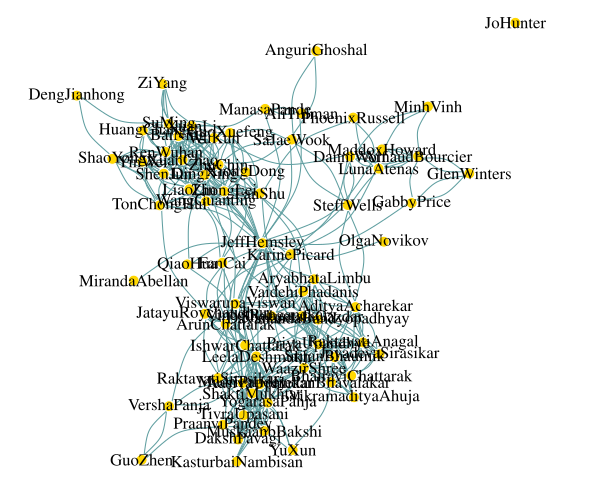

R code for this plot:
########################################################
#
# Author: DeAndre Thomas
# Purpose: Week 8 Lab
#
# "Class Social Network Data (Structure and Cleaning)"
#
# uses LINKS-421-719Network.csv
#      NODES-421-719Network.csv
#
########################################################
library(igraph)

link.data<- read.csv("C:\\Users\\deand\\OneDrive\\Documents\\SyrU ADS\\IST719\\Lab 8\\links-421-719network.csv"
                     , header = TRUE
                     , stringsAsFactors = FALSE)
                  

node.data<- read.csv("C:\\Users\\deand\\OneDrive\\Documents\\SyrU ADS\\IST719\\Lab 8\\nodes-421-719network.csv"
                     , header = TRUE
                     , stringsAsFactors = FALSE)

View(node.data)
View(link.data)
dim(node.data)

colnames(link.data)
colnames(link.data)<- gsub("\\.", "", colnames(link.data))
link.data$X<- gsub(" |-", "", link.data$X)

cbind(link.data$X, colnames(link.data)[-1])

node.data$Name<- gsub(" |-", "", node.data$Name)
cbind(node.data$Name, link.data$X)

M<- as.matrix(link.data[ , -1])
M

rownames(M)<- colnames(M)
dim(M)

any(is.na(M))
M[is.na(M)]<- 0
M[M > 1]

g<- graph_from_adjacency_matrix(M)

##########################################################
#
# The graph object and first plot
#
##########################################################

g # attri: name(v/c) vertices, characters

vcount(g)
ecount(g)

plot.igraph(g) #social network plot (overplotting is present)

g<- simplify(g)
par(mar = c (0,0,0,0))
plot.igraph(g, edge.arrow.size = 0, edge.arrow.width = 0)

E(g)$arrow.size<- 0
E(g)$arrow.width<- 0

plot.igraph(g)
g

V(g)$color<- "gold"
V(g)$frame.color<- "white"
V(g)$label.color<- "black"
V(g)$size<- 5
E(g)$color<- "cadetblue"

plot.igraph(g)
?igraph.plotting()

E(g)$curved<- .4
plot.igraph(g)

#####################################################
#
# Visualizing Centrality and Centrality Measurement
#
##################################################

par(mar = c(3,10,1,1))
degree(g) #counts number of networks a node has
plot(degree(g)) #Distribution of degree
barplot(degree(g))
barplot(sort(degree(g)), horiz = T, las = 2)

V(g)$degree<- degree(g)
V(g)$deg.out<- degree(g, mode = "out")
V(g)$deg.in<- degree(g, mode = "in")

barplot(V(g)$deg.out,names.arg = V(g)$name
        , horiz = T, las = 2
        , main = "Most Friendly")

barplot(V(g)$deg.in,names.arg = V(g)$name
        , horiz = T, las = 2
        , main = "Most Centralized")

#g.bak<- g
#g<- as.undirected(g)
#g<- g.bak

V(g)$close<- closeness(g, normalized = T, mode = "all")
V(g)$bet<- betweenness(g, directed = FALSE)

library(plotrix)
my.palette<- colorRampPalette(
  c("steelblue1", "violet", "tomato", "red"))

V(g)$color<- rev(
  my.palette(200))[round(1 + rescale(V(g)$close, c(1, 199)), 0)]

V(g)$size<- 2 + rescale(V(g)$degree, c(0,13))
V(g)$label.cex<- .7 + rescale(V(g)$bet, c(0,1.25))

plot.igraph(g)

##################################################################
#
# Visualizing Social Network Structures
#
##################################################################


cbind(V(g)$name, node.data$Name)

V(g)$class<- node.data$Class
V(g)$color<- node.data$Country
V(g)$year<- node.data$year

g<- delete_vertices(g, "JoHunter")


V(g)$shape<- "circle"
V(g)$shape[V(g)$class == "wednesday"] <- "square"
V(g)$shape[V(g)$class == "Both"] <- "rectangle"

V(g)$color<- "gold"
V(g)$color[V(g)$Country == "India"] <- "springgreen4"
V(g)$color[V(g)$Country == "China"] <- "red"
V(g)$color[V(g)$Class == "both"] <- "purple"

V(g)$label.color<- "blue"
V(g)$label.color[V(g)$year == 1]<- "black"

plot.igraph(g)

fc<- cluster_fast_greedy(as.undirected(g)) #creating clusters
print(modularity(fc))

membership(fc)
V(g)$cluster<- membership(fc)
length(fc)
sizes(fc)

par(mar = c(0,0,0,0))
plot_dendrogram(fc, palette = rainbow(7))


#####################################################################
#
# Visualizing Social Network Structures
#       use ist719NetworkObjects.rda
#
#####################################################################

my.dir<- "C:\\Users\\deand\\OneDrive\\Documents\\SyrU ADS\\IST719\\Lab 8\\"
load(paste0(my.dir, "ist719networkobject.rda"))
par(mar = c(0,0,0,0))
plot.igraph(g)


l<- layout_in_circle(g)
V(g)$x<- l[,1]
V(g)$y<- l[,2]
plot.igraph(g)

l<- layout_with_fr(g)

E(g)$color<- "gray"
E(g)[from("LeelaDeshmukh")]$color<- "red"

l<- layout_as_star(g, center = "LeelaDeshmukh")
l<-layout_with_kk(g)

V(g)$x<- 0
V(g)$y<- 0
plot.igraph(g)
coord<- cbind(V(g)$x, V(g)$y)

iteration<- c(500, 100, 20, 10, 5, 3, 2, 1)
for (i in 1:length(iteration)){
  l<- layout_with_fr(g, coord = coord, dim = 2, niter = iteration[i])
  V(g)$x<- l[,1]
  V(g)$y<- l[,2]
  plot.igraph(g)
  mtext(paste("Layout FR:", iteration[i])
        , side = 3, line = 0, cex = 1.5, adj = 0)
}

l<- layout_with_gem(g)
l<- layout_with_dh(g)
l<- layout_on_grid(g)
# different layouts

# Bipartite Networks 

g

my.linked.list<- data.frame(person = V(g)$name, event = V(g)$country)
g<- graph_from_data_frame(my.linked.list, directed = FALSE)
g

V(g)$type<- FALSE
V(g)$type[V(g)$name %in% node.data$Name]<- TRUE

l<- layout_as_bipartite(g, types = V(g)$type)
V(g)$x<- l[ , 2]
V(g)$y<- l[ , 1]

par(mar = c(0,0,0,0))

V(g)$size<- 0
